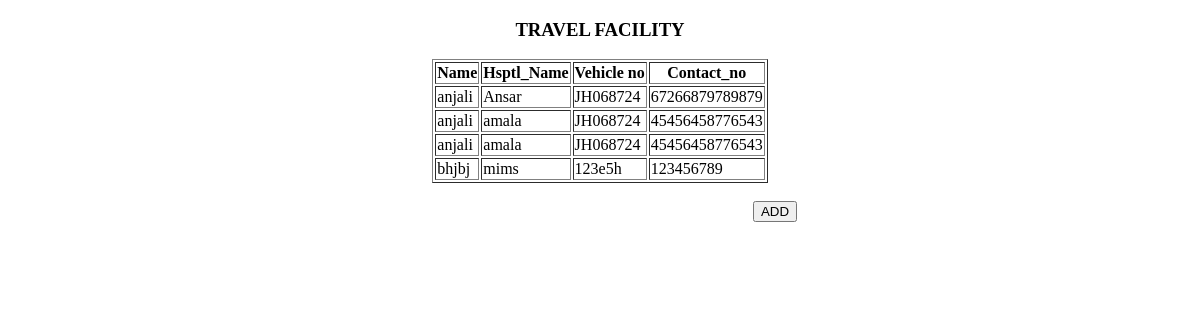
Page /TravelFacility on the earlier database version.
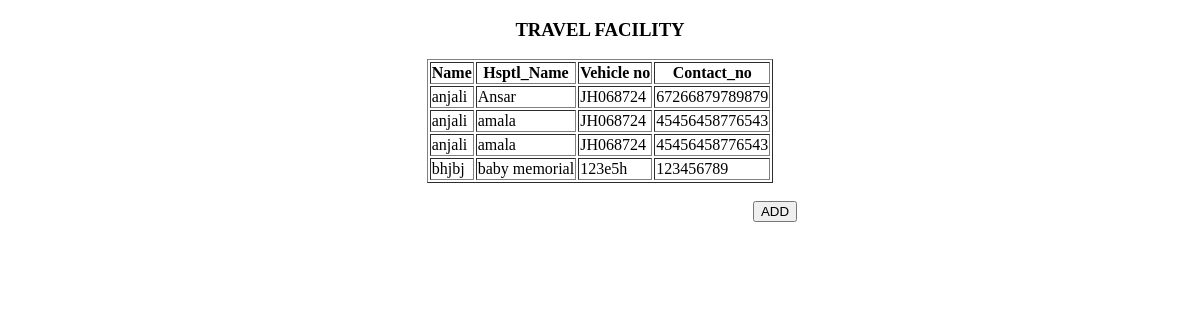
Same page on the later database version.
### HealthEmergencyApp/models.py (models this page shows)
class AmbulanceModel(models.Model):
    Driver_name=models.CharField(max_length=50,null=True,blank=True)
    HOSPITAL = models.ForeignKey(HospitalModel, on_delete=models.CASCADE, null=True, blank=True)
    Vehicle_no=models.CharField(max_length=30,null=True,blank=True)
    Contact_no=models.BigIntegerField(null=True,blank=True)
    created_at = models.DateField(auto_now_add=True)
    updated_at = models.DateField(auto_now=True)

class HospitalModel(models.Model):
    HospitalName=models.CharField(max_length=30,null=True,blank=True)
    Email=models.CharField(max_length=30,null=True,blank=True)
    Contact_no=models.BigIntegerField(null=True,blank=True)
    Address=models.CharField(max_length=30,null=True,blank=True)
    latitude=models.CharField(max_length=30,null=True,blank=True)
    longitude=models.CharField(max_length=30,null=True,blank=True)
    LOGIN=models.ForeignKey(LoginModel,on_delete=models.CASCADE,null=True,blank=True)

### HealthEmergencyApp/views.py (the view)
# urls.py: path('TravelFacility',TravelFacility.as_view(),name="TravelFacility"),
class TravelFacility(View):
    def get(self, request):
        c=AmbulanceModel.objects.all()
        return render(request, "Administration/travel_facility.html",{'vehicles':c})

### templates/Administration/travel_facility.html (shortened to what this page needs)
<!DOCTYPE html>
<html lang="en">
<head>
</head>
<body>
   <center>
    <h3>TRAVEL FACILITY</h3>
    <table border="1">
        <tr>
            <th>Name</th>
            <th>Hsptl_Name</th>
            <th>Vehicle no</th>
            <th>Contact_no</th>
        </tr>
        {%  for i in vehicles %}
        <tr>
            <td>{{i.Driver_name}}</td>
            <td>{{ i.HOSPITAL.HospitalName }}</td>
            <td>{{i.Vehicle_no}}</td>
            <td>{{i.Contact_no}}</td>
        </tr>
        {% endfor %}
    </table>
    <br/>
    <a href="/Vehicle"><input type="button" value="ADD" style="margin-left: 350px;"/></a>
</center>
</body>
</html>

Differences in the rows shown:
changed AmbulanceModel "bhjbj": HOSPITAL.HospitalName "mims" → "baby memorial"
